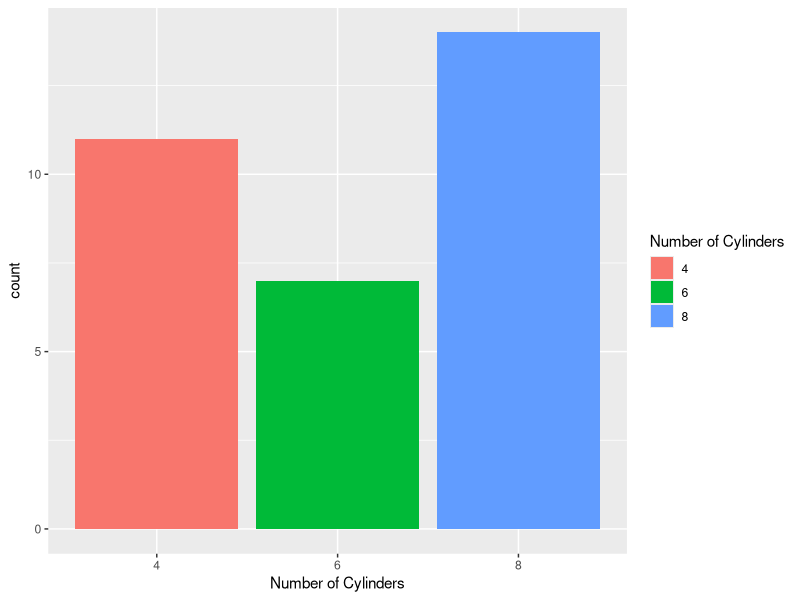
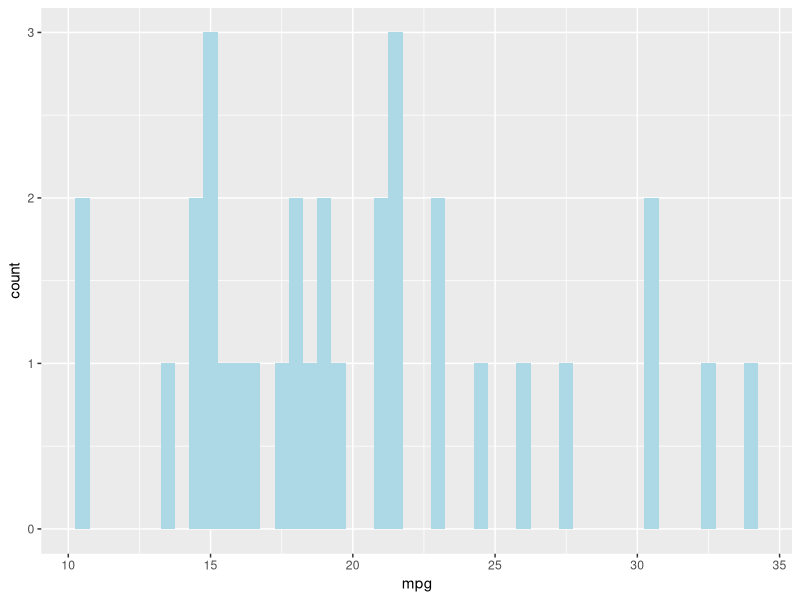
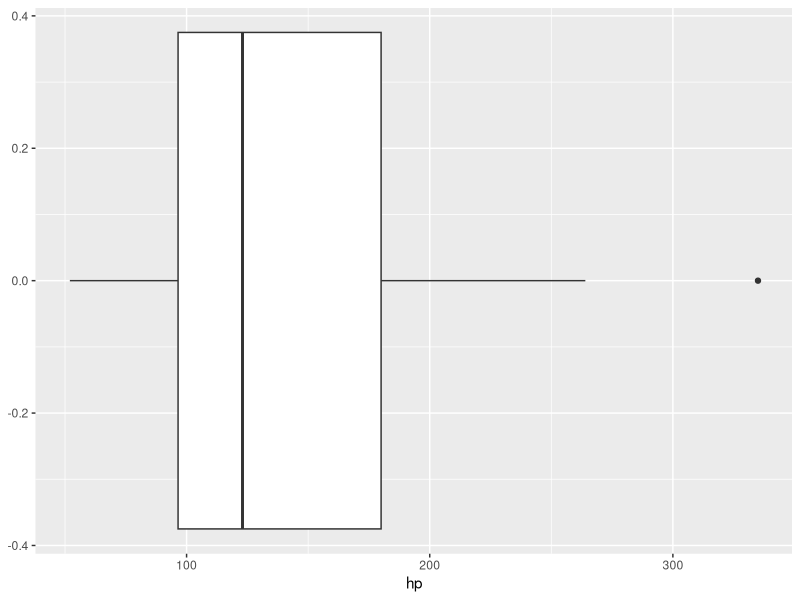
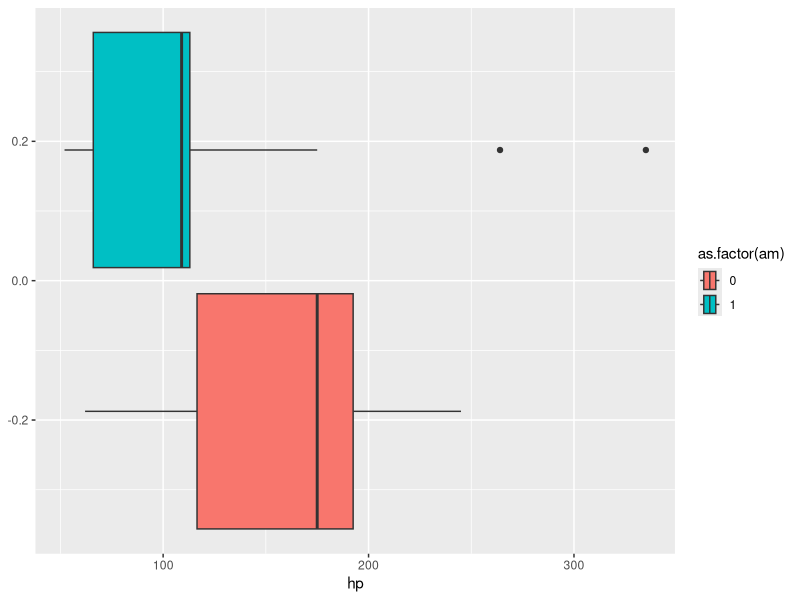
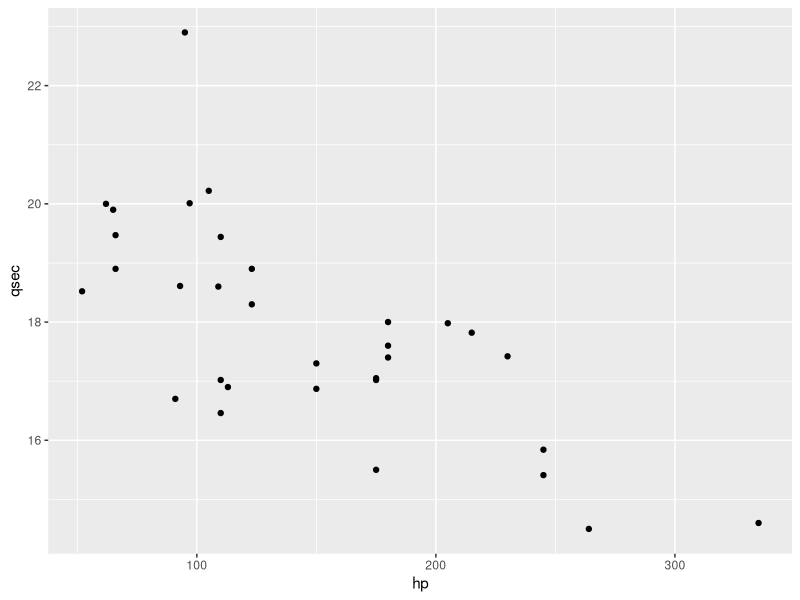
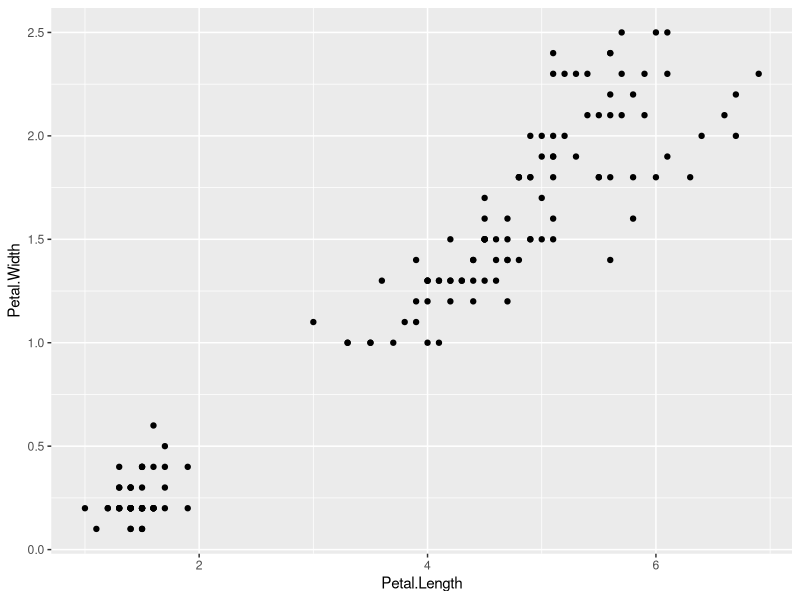
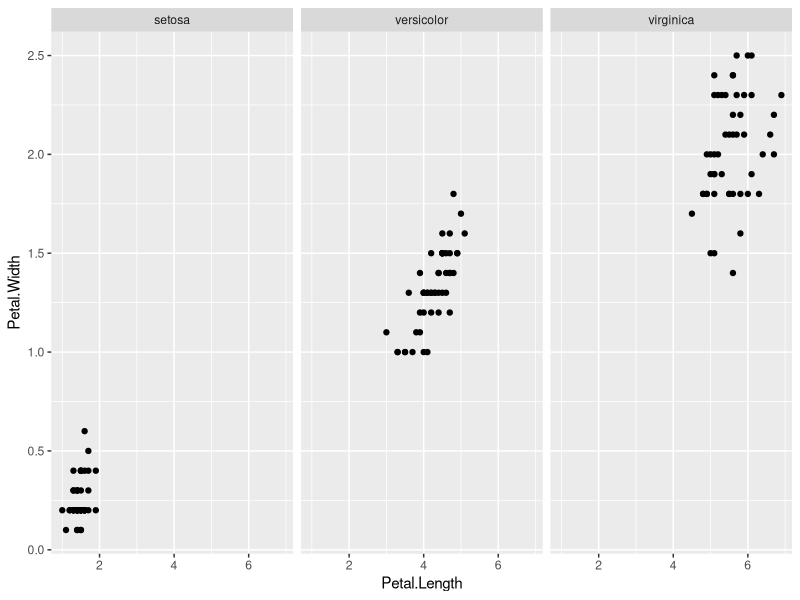
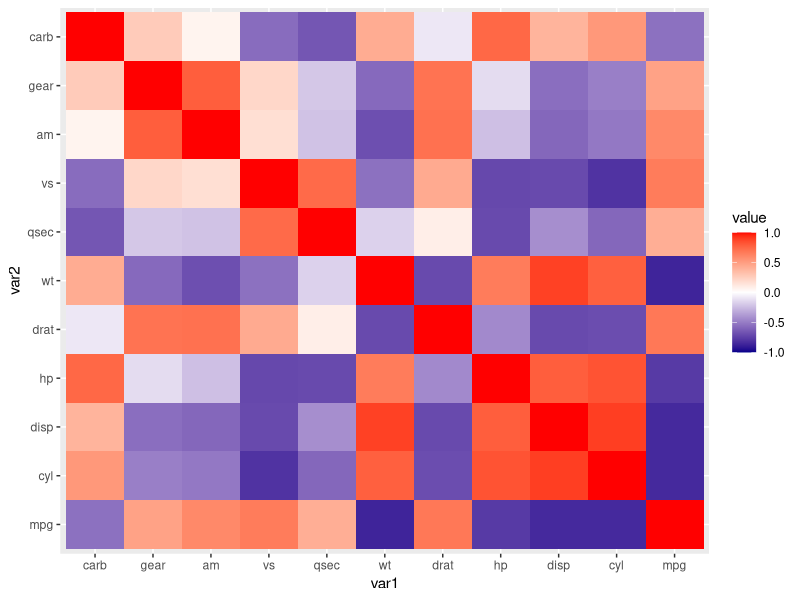

R code for these plots, in order:
## ---- chunk 1
# save it into our library
mtcars <- mtcars
print(head(mtcars))
## ---- chunk 2
table(mtcars$cyl)
## ---- chunk 3
mode <- function(x) {
  names(sort(-table(x)))[1]
}

mode(mtcars$cyl)
## ---- chunk 4
library(tidyverse)
ggplot(data = mtcars, aes(x=as.factor(cyl)))+
  geom_bar(aes(fill=as.factor(cyl)))+
  labs(x="Number of Cylinders", 
       fill = "Number of Cylinders")
## ---- chunk 5
ggplot(data=mtcars)+
  geom_histogram(aes(x=mpg), fill="lightblue", binwidth=0.5)
## ---- chunk 6
mtcars %>% 
  count(cut_width(mpg, 0.5))
## ---- chunk 7
ggplot(data=mtcars, aes(x=hp))+
  geom_boxplot()
## ---- chunk 8
ggplot(data=mtcars, aes(x=hp))+
  geom_boxplot(aes(fill=as.factor(am)))
## ---- chunk 9
mtcars <- mtcars %>%
  mutate(
    Q1 = quantile(hp, 0.25),      # 25th percentile
    Q3 = quantile(hp, 0.75),      # 75th percentile
    IQR = Q3 - Q1,                 # Interquartile range
    lower_bound = Q1 - 1.5 * IQR,  # lower cutoff
    upper_bound = Q3 + 1.5 * IQR,  # upper cutoff
    outlier_iqr = ifelse(hp < lower_bound | hp > upper_bound, 1, 0)
  )

print(mtcars %>% filter(outlier_iqr == 1))
## ---- chunk 10
mtcars <- mtcars %>%
  mutate(zscore_hp = as.numeric(scale(hp)),
         outlier_zscore = ifelse(abs(zscore_hp) > 2, 1, 0))

print(mtcars %>% filter(outlier_zscore == 1))
## ---- chunk 11
mtcars <- mtcars %>%
  mutate(
    outlier_pct = ifelse(hp > quantile(hp, 0.95), 1, 0)
  )

print(mtcars %>% filter(outlier_pct == 1))
## ---- chunk 12
scatter <- ggplot(data = mtcars,
                  aes(x = hp, 
                      y = qsec))+
           geom_point()
## ---- chunk 13
cov(mtcars$hp, mtcars$qsec)
cor(mtcars$hp, mtcars$qsec)
## ---- chunk 14
scatter
## ---- chunk 15
# outliers that are < or > IQR*1.5
head(mtcars %>% filter(outlier_iqr == 1))

# outliers that are > 95th percentile
head(mtcars %>% filter(outlier_pct == 1))
## ---- chunk 16
cor(mtcars$hp, mtcars$qsec)
## ---- chunk 17
cor(mtcars$hp[mtcars$outlier_iqr != 1], 
    mtcars$qsec[mtcars$outlier_iqr != 1])
## ---- chunk 18
cor(mtcars$hp[mtcars$outlier_pct != 1], 
    mtcars$qsec[mtcars$outlier_pct != 1])
## ---- chunk 19
cor(iris$Petal.Length, iris$Petal.Width)
## ---- chunk 20
ggplot(data = iris, aes(x=Petal.Length, y=Petal.Width))+
  geom_point()
## ---- chunk 21
cor_group <- iris %>%
    group_by(Species) %>%
    summarize(correlation = cor(Petal.Length, Petal.Width))

print(cor_group)
## ---- chunk 22
ggplot(data = iris, aes(x=Petal.Length, y=Petal.Width))+
  geom_point()+facet_wrap(~Species)
## ---- chunk 23
mtcars <- mtcars %>% select(mpg, cyl, disp, hp, drat, wt, qsec, vs, am, gear, carb)
cor_matrix <- round(cor(mtcars),2)
cor_matrix
## ---- chunk 24
cor_matrix <- as.data.frame(cor_matrix)
cor_matrix$var1 <- row.names(cor_matrix)
head(cor_matrix, 3)
## ---- chunk 25
cor_matrix <- pivot_longer(cor_matrix, 
                           cols = colnames(mtcars), 
                           names_to = "var2")
cor_matrix$var1 <- factor(cor_matrix$var1, 
                          levels = rev(colnames(mtcars)))
cor_matrix$var2 <- factor(cor_matrix$var2, 
                          levels = colnames(mtcars))
## ---- chunk 26
# create a correlation matrix heatmap 
heatmap <- ggplot(cor_matrix, aes(x = var1, 
                                  y = var2, 
                                  fill = value))+
  geom_tile()+
  scale_fill_gradient2(
    low = "darkblue",  
    mid = "white",     
    high = "red",      
    midpoint = 0,      
    limits = c(-1, 1))  

print(heatmap)
## ---- chunk 27
library(corrplot)
cor_mat <- cor(mtcars)
corrplot(cor_mat)
## ---- chunk 28
hist(diamonds$price, col = "blue")
## ---- chunk 29
hist(log(diamonds$price), col="blue")
## ---- chunk 30
hist(sqrt(diamonds$price), col="blue")
## ---- chunk 31
ggplot(diamonds, aes(x = carat, y = price)) +
  geom_point() +
  labs(title = "Carat vs Price (Raw)")

## ---- chunk 32
ggplot(diamonds, aes(x = log(carat), y = log(price))) +
  geom_point(alpha = 0.3, col = "blue") +
  labs(title = "Carat vs Price (Log)")
## ---- chunk 33
cor(diamonds$carat, diamonds$price)
## ---- chunk 34
cor(log(diamonds$carat), log(diamonds$price))
## ---- chunk 35
ggplot(diamonds, aes(x = carat, y = price)) +
  geom_point() +
  labs(title = "Carat vs Price (Raw)")
## ---- chunk 36
ggplot(diamonds, aes(x = log(carat), y = log(price))) +
  geom_point(alpha = 0.3, col = "blue") +
  labs(title = "Carat vs Price (Log)")
## ---- chunk 37
pretty_lm <- function(model) {
  s <- summary(model)
  cat("Model Formula:", deparse(formula(model)), "\n\n")
  cat("R-squared:", round(s$r.squared, 3), "\n")
  cat("Adj R-squared:", round(s$adj.r.squared, 3), "\n")
  cat("Residual Std Error:", round(s$sigma, 3), "\n\n")
  print(coef(s))
}

## ---- chunk 38
pretty_lm(lm(price ~ carat,
             data = diamonds))
## ---- chunk 39
pretty_lm(lm(log(price) ~ log(carat), 
          data = diamonds))
## ---- chunk 40
x <- c("stats", "statistics", "math")
str_sub(x, 1, 4)
## ---- chunk 41
df <- data.frame(flight = c("UA1234", "DL845", "AA99"))

df <- df %>% mutate(
  airline = str_sub(flight, 1,2),
  flight_num = str_sub(flight, 3)
)

print(df)
## ---- chunk 42
# neg1 is the last character
str_sub(x, -3, -1)
## ---- chunk 43
x <- c("stats", "statistics", "math")
str_detect(x, "stat")
## ---- chunk 44
class <- c("MA500", "MA541","MATH")

# detect if numbers exist in string
str_detect(class, "[0-9]+")
## ---- chunk 45
df %>% 
  filter(str_detect(flight, "UA"))
## ---- chunk 46
df %>% 
  filter(str_detect(flight, "^UA"))
## ---- chunk 47
hobbies <- c("cooking", "reading", "eating", "dance", "sport")
str_detect(hobbies, "ing$")
## ---- chunk 48
#| echo: true
#| eval: true

hobbies <- c("cooking", "reading", "eating", "dance", "sport")
str_starts(hobbies, "cook")

str_ends(hobbies, "ing")

## ---- chunk 49
hobbies <- c("cooking", "reading", "eating")
str_sub(hobbies, -3, -1) <- ""
print(hobbies)
## ---- chunk 50
#| echo: true
#| eval: true
#| code-line-numbers: "1|2|3|1-6"
hobbies <- c("cooking", "reading", "eating")
str_replace(hobbies, "ing", "")
print(hobbies)

hobbies <- str_replace(hobbies, "ing", "")
print(hobbies)
## ---- chunk 51
#| echo: true
#| eval: true
x <- c("MA500", "BA124", "MA354", "PY100")
str_detect(x, "MA|PY")
## ---- chunk 52
#| echo: true
#| eval: true

gender <- c("math", "MALE", "m", "female", "Male", "Female", "Male1")
str_detect(gender, "m")
## ---- chunk 53
#| echo: true
#| eval: true

gender <- c("math", "MALE", "m", "female", "Male", "Female", "Male1")
str_detect(str_to_lower(gender), "m")
## ---- chunk 54
#| echo: true
#| eval: true

gender <- c("math", "MALE", "m", "female", "Male", "Female", "Male1")
str_detect(str_to_lower(gender), "^m")
## ---- chunk 55
#| echo: true
#| eval: true

gender <- c("math", "MALE", "m", "female", "Male", "Female", "Male1", "Male1234")
#str_detect(str_to_lower(gender), "^^(mal)|^(male)$")
str_detect(str_to_lower(gender), "^(m|male)$|(male.+)")
## ---- chunk 56
gen_df <- data.frame(gender = c(
  "M", "male", "FEMALE", "f", "Fem", "maLe", 
  "Feemale", "fem.", "MALE", "m.", "femail", 
  "Unknown", "?", "u", "U.", "N/A", "none", "", 
  "Other","prefer_not", 
  "MALE", "femAle", "Prefers not", "Othr", "na"
))

gen_df <- gen_df %>% 
  mutate(gender_clean = case_when(
    str_detect(str_to_lower(gender), "^(m)|^(male)$") ~ "Male"
  ))

print(gen_df)
## ---- chunk 57
gen_df <- data.frame(gender = c(
  "M", "male", "FEMALE", "f", "Fem", "maLe", 
  "Feemale", "fem.", "MALE", "m", "femail", 
  "Unknown", "?", "u", "U.", "N/A", "none", "", 
  "Other","prefer_not", 
  "MALE", "femAle", "Prefers not", "Othr", "na"
))

gen_df <- gen_df %>% 
  mutate(gender_clean = case_when(
    str_detect(str_to_lower(gender), "^(m)|^(male)$") ~ "Male", 
    str_detect(str_to_lower(gender), "^(f|female)$|(^fem)|(^fe+m)") ~ "Female"
  ), 
  gender_clean = ifelse(is.na(gender_clean), "Unknown", gender_clean)
  )

print(gen_df)
## ---- chunk 58
just_female <- gen_df$gender[gen_df$gender_clean == "Female"]
print(just_female)
## ---- chunk 59
# if we set up our pattern the same way we set up the male example previously, we get:
str_detect(str_to_lower(just_female), "^(f|female)$")
## ---- chunk 60
str_detect(str_to_lower(just_female), "^(f|female)$|(^fem)")
## ---- chunk 61
str_detect(str_to_lower(just_female), "^(f|female)$|(^fem)|(^fe+m)")
